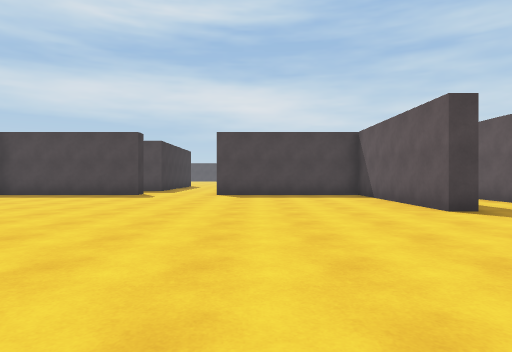
[1] (above)

20 first-person views from a walk through a 3-D level made in the Unity game engine. The camera is 1.2 m above the floor, looks level and sees 75° across. The floor is counted in squares, 2 m on a side. Each view is taken from the middle of a square. On the plan, view 1 faces up. The plan holds only what a view shows up to about 10 squares ahead; the rest is blank. The place goes on beyond the plan.

[2]
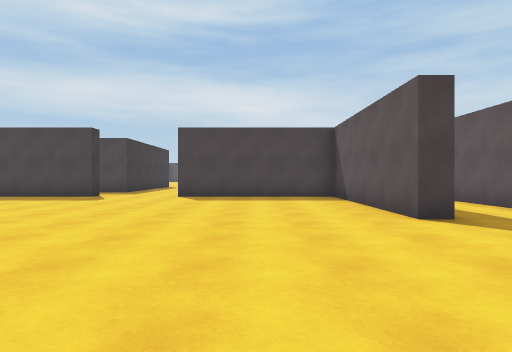

[3]
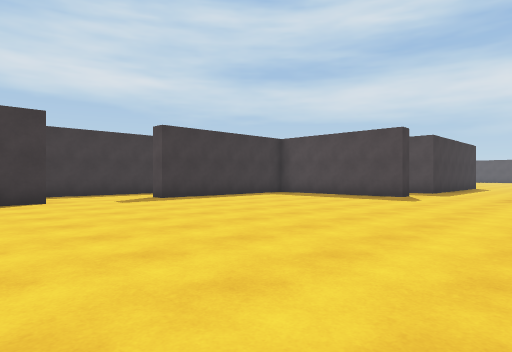

[4]
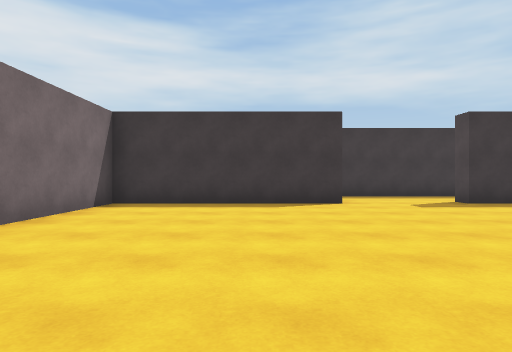

[5]
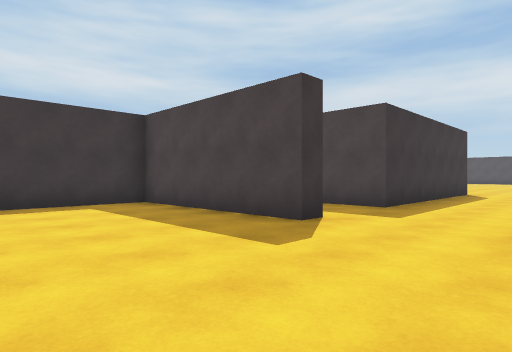

[6]
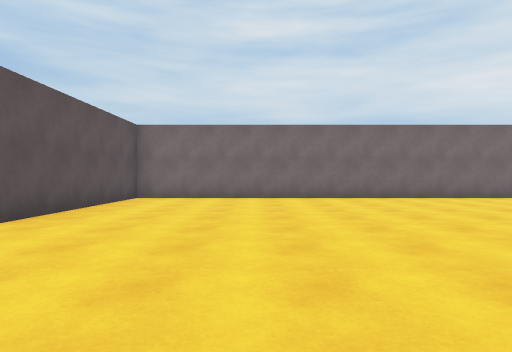

[7]
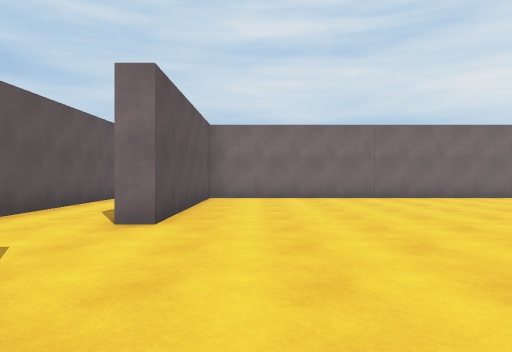

[8]
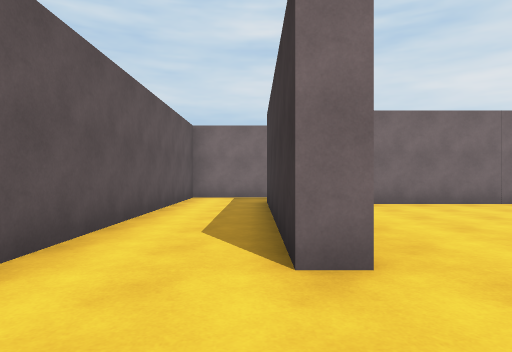

[9]
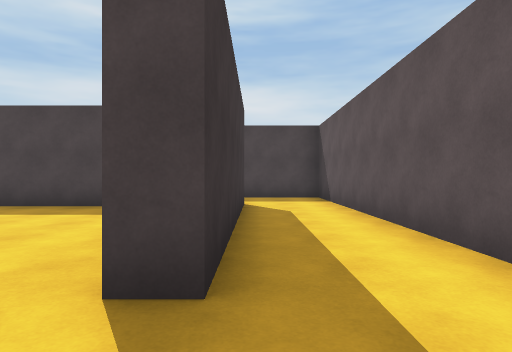

[10]
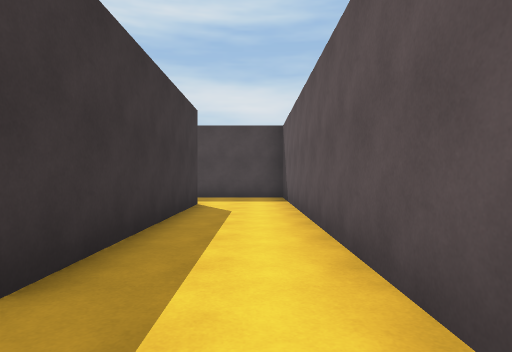

[11]
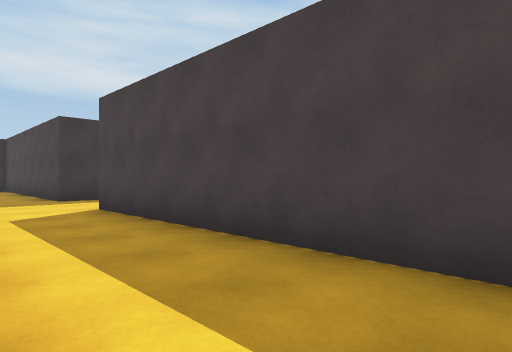

[12]
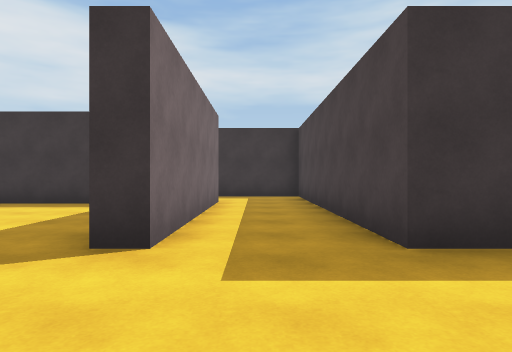

[13]
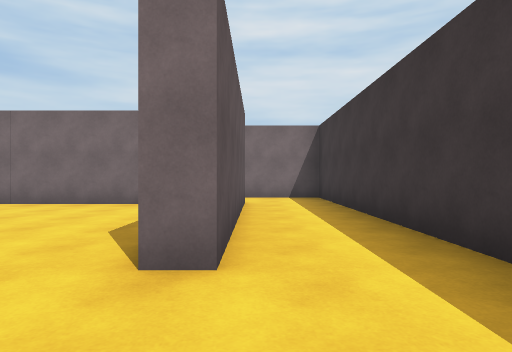

[14]
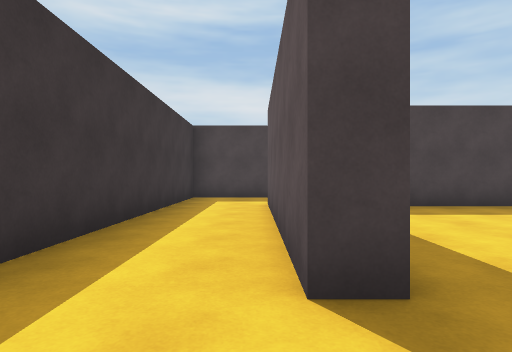

[15]
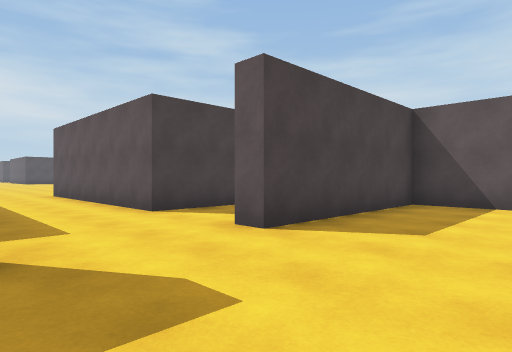

[16]
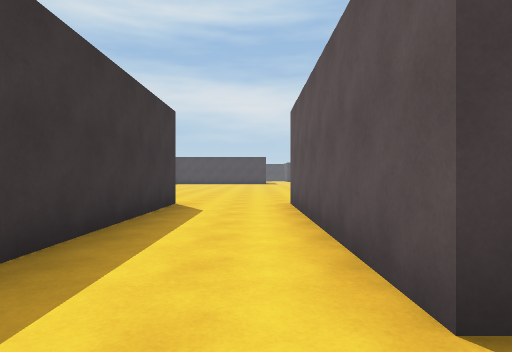

[17]
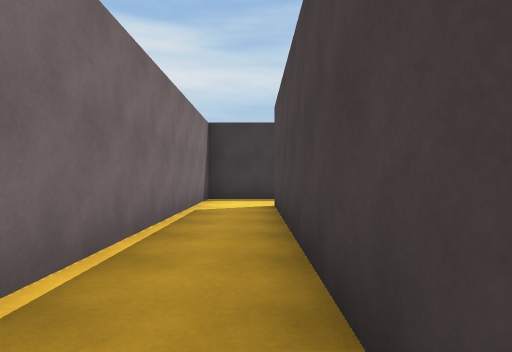

[18]
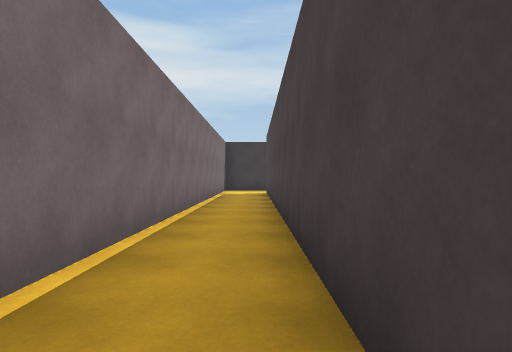

[19]
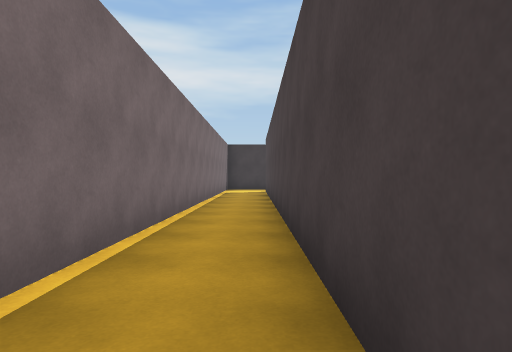

[20]
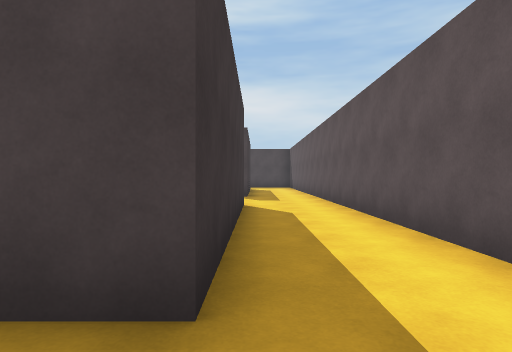

### Floor plan
Points are (right, up) in squares from view 1. A wall is a line through its corners. A room is listed if a view was taken in it or the views show most of it. See-through windows are left out.
Room 1 (views 1, 2, 3, 4, 5, 6, 7, 8, 9, 10, 11, 12, 13, 14, 15, 16, 17, 18, 19, 20)
walls: (-8.7, 11.1) (-3.7, 11.1) (-3.7, 10.6) (-8.2, 10.6) (-8.2, 5.6) (-8.7, 5.6) (-8.7, 10.9); (-8.7, -2.1) (-8.7, 2.9) (-8.2, 2.9) (-8.2, -2.1) (3.3, -2.1) (3.3, 2.9) (3.8, 2.9) (3.8, -2.6) (-8.6, -2.6); (3.8, 11.1) (3.8, 5.6) (3.3, 5.6) (3.3, 10.6) (-1.2, 10.6) (-1.2, 11.1); (-3.7, 19.2) (-3.7, 13.3) (-10.8, 13.3) (-10.8, -4.2) (5.8, -4.2) (5.8, 13.3) (-1.2, 13.3) (-1.2, 19.2)
ways out: opening at (-2.5, 19.5)

Where each view was taken, in squares from view 1:
view 1: 0 up, 0 right, facing up
view 2: 1 up, 1 right, facing up
view 3: 1 up, 0 right, facing up-left
view 4: 1 up, 1 left, facing left
view 5: 7 up, 1 left, facing up-left
view 6: 7 up, 0 right, facing down
view 7: 7 up, 2 right, facing down
view 8: 5 up, 4 right, facing down
view 9: 4 up, 4 right, facing up
view 10: 4 up, 5 right, facing up
view 11: 11 up, 5 right, facing up-left
view 12: 12 up, 1 left, facing left
view 13: 5 up, 9 left, facing down
view 14: 4 up, 9 left, facing up
view 15: 8 up, 4 left, facing up-right
view 16: 12 up, 2 left, facing up
view 17: 3 down, 2 left, facing left
view 18: 3 down, 3 right, facing left
view 19: 3 down, 4 right, facing left
view 20: 4 down, 4 right, facing up
